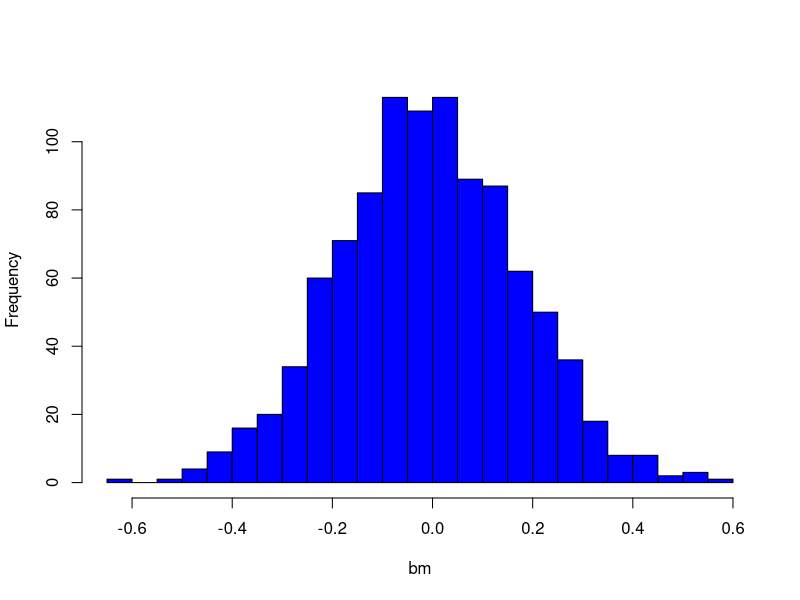

R code for this plot:
print('file: BootstrapMeanNormal.R')
# estimate uncertainty of mean from standard normal PDF via bootstrapping
n = 30 # sample size
set.seed(1953)
r = rnorm(n) # sample from standard normal PDF
print(c(round(mean(r),4),'mean(r)'))
print(c(round(1/sqrt(n),4),'1/sqrt(n)'))
B = 1000 # number of bootstrap samples
xrange = seq(1,n)
bm = numeric(B)
for(j in 1:B) {
  i = sample(x=xrange,n,replace=TRUE) 
  bm[j] = mean(r[i])
}
# Uncertainty via standard deviation:
urBEst = sd(bm); print(c(round(urBEst,4),'Bootstrap estimate of uncertainty'))
urTheo = 1/sqrt(n); print(c(round(urTheo,4),'uncertainty = sigma/sqrt(n)'))
# 67% and 95% confidence intervals:
q = as.numeric(quantile(bm,c(0.33/2,1-0.33/2)))
print(c(round(q,4),'67% confidence interval (bootstrap)'))
q67 = qnorm(1-0.33/2,mean=0,sd=urTheo)
print(c(round(-q67,4),round(q67,4),'66% confidence interval (theory)'))
q = as.numeric(quantile(bm,c(0.05/2,1-0.05/2)))
print(c(round(q,4),'95% confidence interval (bootstrap)'))
q95 = qnorm(1-0.05/2,mean=0,sd=urTheo)
print(c(round(-q95,4),round(q95,4),'95% confidence interval (theory)'))
sflag = 1
if (sflag == 1) {
  # png('BootstrapMeanN231129.png',width=16,height=16,units='cm',res=300)
  hist(bm,breaks=round(sqrt(B)),col='blue',main='')
  # dev.off()
}
